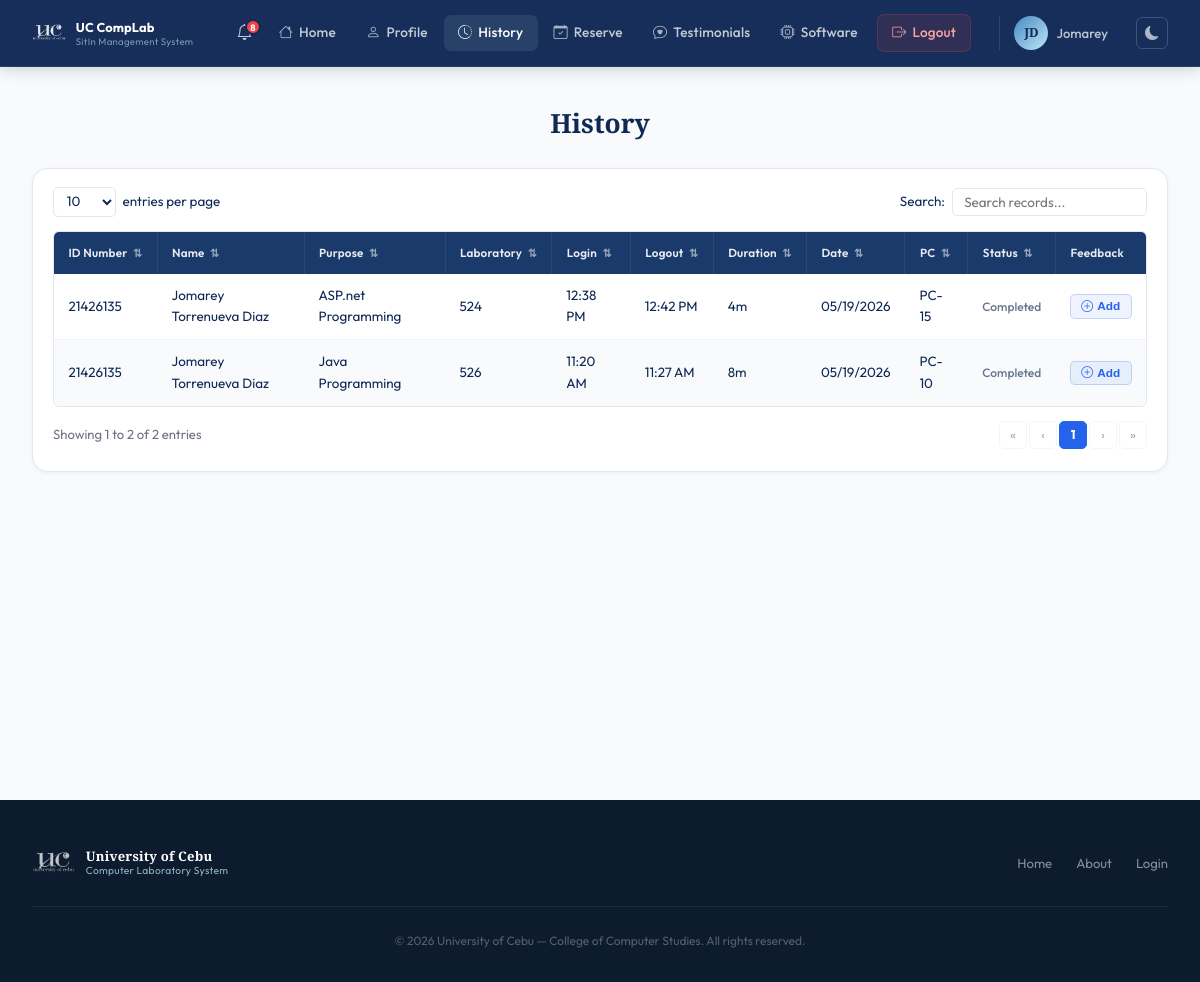
The app's page /pages/history.php (signed in), older data.
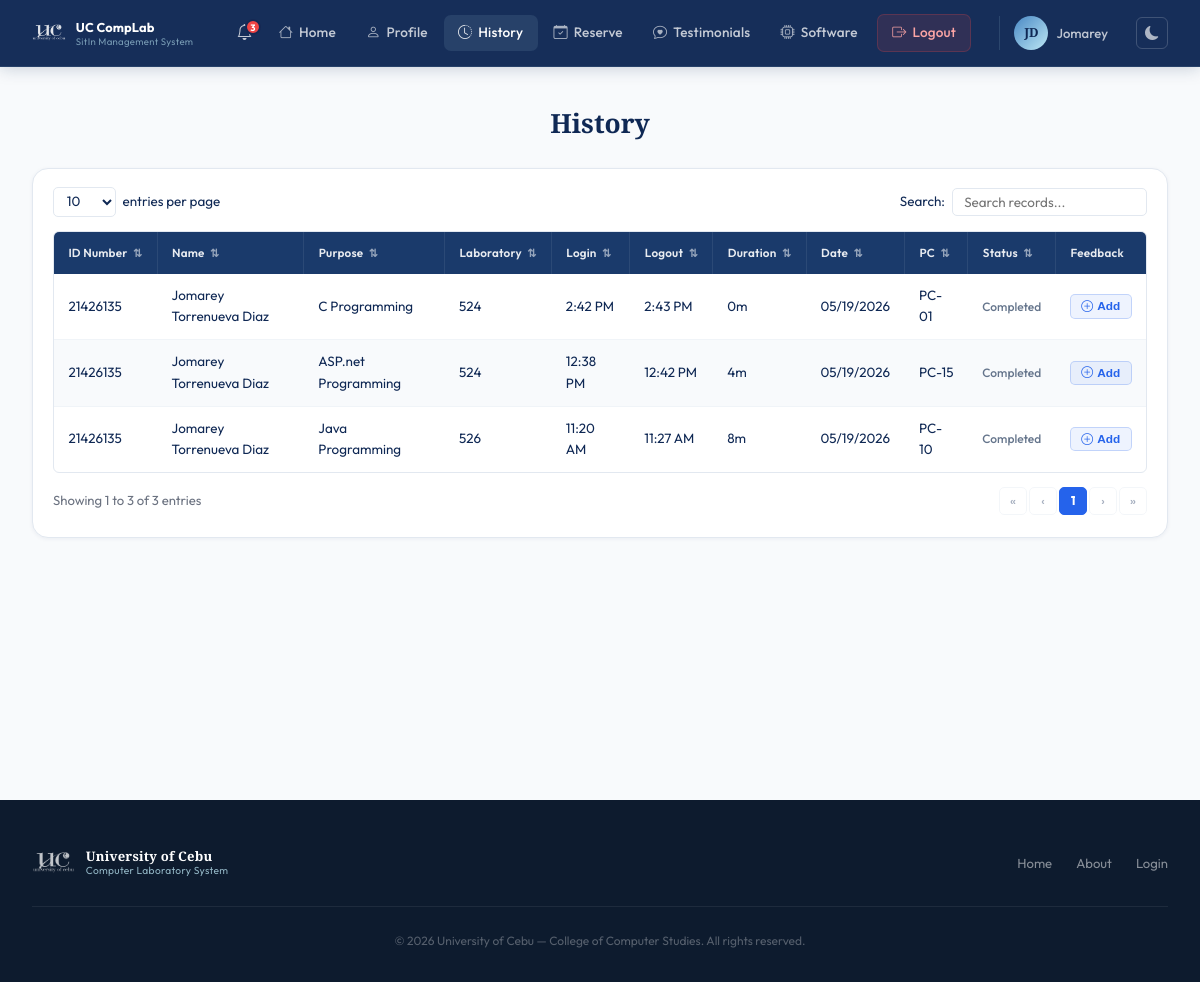
The same page, newer data.
### tables this page shows
CREATE TABLE sit_in_logs (
            id          INTEGER PRIMARY KEY AUTOINCREMENT,
            user_id     INTEGER NOT NULL,
            lab_room    TEXT    NOT NULL,
            purpose     TEXT,
            status      TEXT    DEFAULT 'active',
            login_time  DATETIME DEFAULT CURRENT_TIMESTAMP,
            logout_time DATETIME, pc_number INTEGER,
            FOREIGN KEY (user_id) REFERENCES users(id) ON DELETE CASCADE
        );

CREATE TABLE users (
            id                 INTEGER PRIMARY KEY AUTOINCREMENT,
            first_name         TEXT    NOT NULL,
            last_name          TEXT    NOT NULL,
            middle_name        TEXT,
            student_id         TEXT    UNIQUE NOT NULL,
            course             TEXT    NOT NULL,
            course_level       INTEGER NOT NULL,
            email              TEXT    UNIQUE NOT NULL,
            address            TEXT    NOT NULL,
            password           TEXT    NOT NULL,
            remaining_sessions INTEGER DEFAULT 30,
            created_at         DATETIME DEFAULT CURRENT_TIMESTAMP
        , profile_picture TEXT, points INTEGER DEFAULT 0);

### includes/auth.php (called while the page is built, shortened)
<?php
function getUnreadCount(PDO $db): int {
    $stmt = $db->prepare("SELECT COUNT(*) FROM notifications WHERE user_id = ? AND is_read = 0");
    $stmt->execute([$_SESSION['user_id']]);
    return (int) $stmt->fetchColumn();
}

### pages/history.php (the view, shortened to what this page needs)
<?php
$base = '../';
require_once __DIR__ . '/../includes/auth.php';
$db  = getDB();
$uid = $_SESSION['user_id'];
$sitStmt = $db->prepare("
    SELECT u.student_id,
           u.first_name || ' ' || COALESCE(u.middle_name || ' ', '') || u.last_name AS full_name,
           s.purpose, s.lab_room, s.login_time, s.logout_time,
           DATE(s.login_time) AS log_date, s.id, s.pc_number,
           f.id      AS feedback_id,
           f.message AS feedback_msg,
           f.rating  AS feedback_rating
    FROM sit_in_logs s
    JOIN  users    u ON u.id = s.user_id
    LEFT JOIN feedback f ON f.sit_in_id = s.id AND f.user_id = s.user_id
    WHERE s.user_id = ?
    ORDER BY s.login_time DESC
");
$sitStmt->execute([$uid]);
$logs = $sitStmt->fetchAll();
require_once __DIR__ . '/../includes/header.php';
echo '<link rel="stylesheet" href="' . $base . 'assets/css/user.css">';
echo '<link rel="stylesheet" href="' . $base . 'assets/css/history.css">';
require_once __DIR__ . '/../includes/user-navbar.php';
?>
<div class="user-page">
  <div class="user-page-inner">
    <h1 class="hist-title">History</h1>
    <div class="hist-card">
      <div class="hist-controls">
        <div class="hist-entries">
          <select id="entriesSelect" class="hist-entries-select">
            <option value="10">10</option>
          </select>
          <span>entries per page</span>
        </div>
        <div class="hist-search">
          <label>Search:</label>
          <input type="text" id="histSearch" class="hist-search-input" placeholder="Search records..." />
        </div>
      </div>
      <div class="hist-table-wrap">
        <table class="hist-table" id="histTable">
          <thead>
            <tr>
              <th class="sortable" data-col="0">ID Number <span class="sort-icon">⇅</span></th>
              <th class="sortable" data-col="1">Name <span class="sort-icon">⇅</span></th>
              <th class="sortable" data-col="2">Purpose <span class="sort-icon">⇅</span></th>
              <th class="sortable" data-col="3">Laboratory <span class="sort-icon">⇅</span></th>
              <th class="sortable" data-col="4">Login <span class="sort-icon">⇅</span></th>
              <th class="sortable" data-col="5">Logout <span class="sort-icon">⇅</span></th>
              <th class="sortable" data-col="6">Duration <span class="sort-icon">⇅</span></th>
              <th class="sortable" data-col="7">Date <span class="sort-icon">⇅</span></th>
              <th class="sortable" data-col="8">PC <span class="sort-icon">⇅</span></th>
              <th class="sortable" data-col="9">Status <span class="sort-icon">⇅</span></th>
              <th>Feedback</th>
            </tr>
          </thead>
          <tbody id="histBody">
            <?php if (empty($logs)): ?>
              <tr class="hist-empty-row"><td colspan="11">No sit-in records found.</td></tr>
            <?php else: ?>
              <?php foreach ($logs as $row):
                $isActive   = empty($row['logout_time']);
              ?>
                <tr class="hist-row">
                  <td><?= htmlspecialchars($row['student_id']) ?></td>
                  <td><?= htmlspecialchars($row['full_name']) ?></td>
                  <td><?= htmlspecialchars($row['purpose'] ?? '—') ?></td>
                  <td><?= htmlspecialchars($row['lab_room']) ?></td>
                  <td><?= $row['login_time']  ? date('g:i A', strtotime($row['login_time']))  : '—' ?></td>
                  <td><?= $row['logout_time'] ? date('g:i A', strtotime($row['logout_time'])) : '—' ?></td>
                  <td>
                    <?php if (!$isActive && $row['logout_time']):
                      $durMin = round((strtotime($row['logout_time']) - strtotime($row['login_time'])) / 60);
                      echo $durMin >= 60 ? floor($durMin/60).'h '.($durMin%60).'m' : $durMin.'m';
                    else: ?>
                      —
                    <?php endif; ?>
                  </td>
                  <td><?= date('m/d/Y', strtotime($row['log_date'])) ?></td>
                  <td><?= $row['pc_number'] ? 'PC-'.str_pad($row['pc_number'],2,'0',STR_PAD_LEFT) : '—' ?></td>
                  <td>
                    <?php if ($isActive): ?>
                      <span class="hist-active">Active</span>
                    <?php else: ?>
                      <span style="font-size:0.75rem; color:#64748b; font-weight:500;">Completed</span>
                    <?php endif; ?>
                  </td>
                  <td>
                    <?php if ($isActive): ?>
                      <span class="fb-na" title="Session still active">—</span>
                    <?php else: ?>
                      <button class="fb-add-btn"
                              onclick="openAddFb(<?= (int)$row['id'] ?>)">
                        <i class="bi bi-plus-circle"></i> Add
                      </button>
                    <?php endif; ?>
                  </td>
                </tr>
              <?php endforeach; ?>
            <?php endif; ?>
          </tbody>
        </table>
      </div>
      <div class="hist-footer">
        <div class="hist-info" id="histInfo">Showing 0 to 0 of 0 entries</div>
        <div class="hist-pagination" id="histPagination"></div>
      </div>
    </div>
  </div>
</div>
<?php require_once __DIR__ . '/../includes/footer.php'; ?>

### includes/header.php (shortened to what this page needs)
<!DOCTYPE html>
<html lang="en">
<head>
  <link rel="stylesheet" href="<?= $base ?>assets/css/style.css" />
  <link rel="stylesheet" href="https://cdn.jsdelivr.net/npm/bootstrap-icons@1.11.3/font/bootstrap-icons.css" />
</head>
<body>

### includes/user-navbar.php (shortened to what this page needs)
<?php
$_unread      = isset($db) ? getUnreadCount($db) : 0;
$_currentUser = $_SESSION['user'] ?? [];
$_initials    = strtoupper(
    substr($_currentUser['first_name'] ?? 'U', 0, 1) .
    substr($_currentUser['last_name']  ?? '',  0, 1)
);
$_profilePic = null;
$_currentFile = basename($_SERVER['PHP_SELF']);
function _navActive(string $file): string {
    global $_currentFile;
    return $_currentFile === $file ? 'active' : '';
}
?>
<nav class="user-navbar">
  <div class="user-nav-container">
    <a href="<?= $base ?>pages/dashboard.php" class="user-nav-brand">
      <img src="<?= $base ?>assets/images/uc-logo-white.png" alt="UC" class="user-nav-logo-img" />
      <div class="user-brand-text">
        <span class="user-brand-name">UC CompLab</span>
        <span class="user-brand-sub">SitIn Management System</span>
      </div>
    </a>
    <ul class="user-nav-links">
      <li class="notif-wrapper">
        <button class="notif-btn" id="notifToggle" aria-label="Notifications">
          <i class="bi bi-bell"></i>
          <?php if ($_unread > 0): ?>
            <span class="notif-badge"><?= $_unread > 9 ? '9+' : $_unread ?></span>
          <?php endif; ?>
        </button>
      </li>
      <li><a href="<?= $base ?>pages/dashboard.php" class="<?= _navActive('dashboard.php') ?>"><i class="bi bi-house"></i> Home</a></li>
      <li><a href="<?= $base ?>pages/edit-profile.php" class="<?= _navActive('edit-profile.php') ?>"><i class="bi bi-person"></i> Profile</a></li>
      <li><a href="<?= $base ?>pages/history.php" class="<?= _navActive('history.php') ?>"><i class="bi bi-clock-history"></i> History</a></li>
      <li><a href="<?= $base ?>pages/reserve.php" class="<?= _navActive('reserve.php') ?>"><i class="bi bi-calendar-check"></i> Reserve</a></li>
      <li><a href="<?= $base ?>pages/testimonials.php" class="<?= _navActive('testimonials.php') ?>"><i class="bi bi-chat-heart"></i> Testimonials</a></li>
      <li><a href="<?= $base ?>pages/software.php" class="<?= _navActive('software.php') ?>"><i class="bi bi-cpu"></i> Software</a></li>
      <li><a href="<?= $base ?>pages/logout.php" class="user-nav-logout"><i class="bi bi-box-arrow-right"></i> Logout</a></li>
    </ul>
    <div class="user-avatar-wrap">
      <?php if ($_profilePic): ?>
        <img src="<?= htmlspecialchars($_profilePic) ?>"
             alt="<?= htmlspecialchars($_currentUser['first_name'] ?? '') ?>"
             class="user-avatar-photo" />
      <?php else: ?>
        <div class="user-avatar"><?= $_initials ?></div>
      <?php endif; ?>
      <span class="user-name-short"><?= htmlspecialchars($_currentUser['first_name'] ?? '') ?></span>
    </div>
    <button class="dm-toggle" id="userDmToggle" title="Toggle dark mode" aria-label="Toggle dark mode">
      <i class="bi bi-moon-fill" id="userDmIcon"></i>
    </button>
  </div>
</nav>

### includes/footer.php (shortened to what this page needs)
<footer class="footer">
  <div class="footer-container">
    <div class="footer-top">
      <div class="footer-logo">
        <img src="<?= $base ?>assets/images/uc-logo-white.png" alt="University of Cebu" class="nav-uc-logo footer-uc-logo" />
        <div class="logo-text">
          <span class="org-name">University of Cebu</span>
          <span class="org-sub">Computer Laboratory System</span>
        </div>
      </div>
      <div class="footer-links">
        <a href="<?= $base ?>index.php">Home</a>
        <a href="<?= $base ?>pages/about.php">About</a>
        <a href="<?= $base ?>pages/login.php">Login</a>
      </div>
    </div>
    <div class="footer-bottom">
      <p>&copy; <?= date('Y') ?> University of Cebu &mdash; College of Computer Studies. All rights reserved.</p>
    </div>
  </div>
</footer>
</body>
</html>

### assets/css/style.css (style rules this page uses)
:root { --navy: #0F2854; --blue: #1C4D8D; --mid: #4988C4; --light: #BDE8F5; --white: #FFFFFF; --gray-50: #F8FAFC; --gray-100:#F0F4F8; --gray-200:#E2E8F0; --gray-400:#94A3B8; --gray-600:#475569; --gray-900:#0D1B2E; --font-display: 'Playfair Display', Georgia, serif; --font-body: 'Outfit', sans-serif; --shadow-xs: 0 1px 3px rgba(15,40,84,0.08); --shadow-sm: 0 2px 8px rgba(15,40,84,0.10); --shadow-md: 0 8px 30px rgba(15,40,84,0.14); --shadow-lg: 0 20px 60px rgba(15,40,84,0.22); --radius: 10px; --radius-lg: 16px; --transition: all 0.25s cubic-bezier(0.4, 0, 0.2, 1); }
*, *::before, *::after { box-sizing: border-box; margin: 0; padding: 0; }
html { scroll-behavior: smooth; }
body { font-family: var(--font-body); background: var(--white); color: var(--navy); line-height: 1.6; overflow-x: hidden; -webkit-font-smoothing: antialiased; }
a { text-decoration: none; color: inherit; }
img { max-width: 100%; display: block; }
ul { list-style: none; }
.nav-uc-logo { height: 44px; width: auto; object-fit: contain; flex-shrink: 0; filter: brightness(0) invert(1); opacity: 0.90; }
.footer-uc-logo { height: 38px; width: auto; object-fit: contain; flex-shrink: 0; filter: brightness(0) invert(1); opacity: 0.75; }
.logo-text { display: flex; flex-direction: column; line-height: 1.25; }
.logo-text .org-name { font-family: var(--font-display); font-size: 0.875rem; font-weight: 700; color: var(--white); letter-spacing: 0.2px; }
.logo-text .org-sub { font-size: 0.67rem; color: rgba(189,232,245,0.75); font-weight: 400; letter-spacing: 0.3px; }
.footer { background: var(--gray-900); color: rgba(255,255,255,0.60); padding: 2.75rem 0 2rem; }
.footer-container { max-width: 1200px; margin: 0 auto; padding: 0 2rem; }
.footer-top { display: flex; align-items: center; justify-content: space-between; padding-bottom: 1.5rem; border-bottom: 1px solid rgba(255,255,255,0.07); flex-wrap: wrap; gap: 1rem; }
.footer-logo { display: flex; align-items: center; gap: 11px; }
.footer-logo .org-name { font-size: 0.82rem; }
.footer-logo .org-sub { font-size: 0.64rem; }
.footer-links { display: flex; gap: 1.5rem; flex-wrap: wrap; }
.footer-links a { font-size: 0.82rem; color: rgba(255,255,255,0.50); transition: color 0.2s; }
.footer-bottom { margin-top: 1.5rem; text-align: center; font-size: 0.75rem; color: rgba(255,255,255,0.30); }

### includes/user-navbar.php (style rules this page uses)
.user-nav-logo-img { height: 30px; width: auto; object-fit: contain; filter: brightness(0) invert(1); opacity: 0.88; flex-shrink: 0; }
.user-brand-text { display: flex; flex-direction: column; line-height: 1.25; }
.user-brand-name { font-size: 0.80rem; font-weight: 700; color: #fff; letter-spacing: 0.15px; white-space: nowrap; }
.user-brand-sub { font-size: 0.60rem; color: rgba(189,232,245,0.58); letter-spacing: 0.3px; }

### pages/history.php (style rules this page uses)
.fb-add-btn { display: inline-flex; align-items: center; gap: 4px; padding: 0.26rem 0.65rem; background: rgba(37,99,235,0.08); color: #2563EB; border: 1px solid rgba(37,99,235,0.22); border-radius: 5px; font-size: 0.74rem; font-weight: 600; cursor: pointer; transition: all 0.15s; white-space: nowrap; }

Row changes from the older to the newer data that the page shows:
added sit_in_logs: user.student_id "21426135", full_name "Jomarey Torrenueva Diaz", purpose "C Programming", lab_room "524", login_time "2:42 PM", logout_time "2:43 PM", durMin "0", log_date "05/19/2026", pc_number "01", shows "Completed"
Text that changed along with them:
$_unread: "8" → "3"
text written by a page script: "Showing 1 to 2 of 2 entries" → "Showing 1 to 3 of 3 entries"
